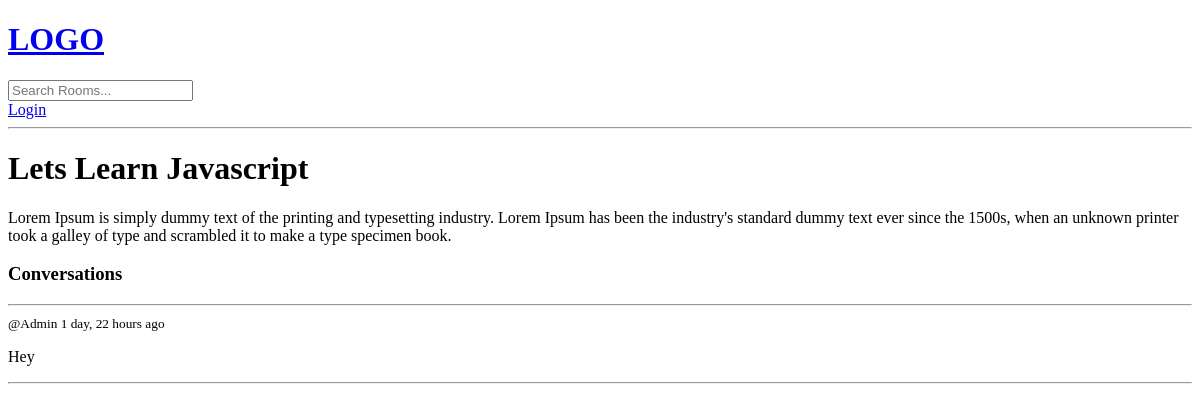
Page /room/1/ on the earlier database version.
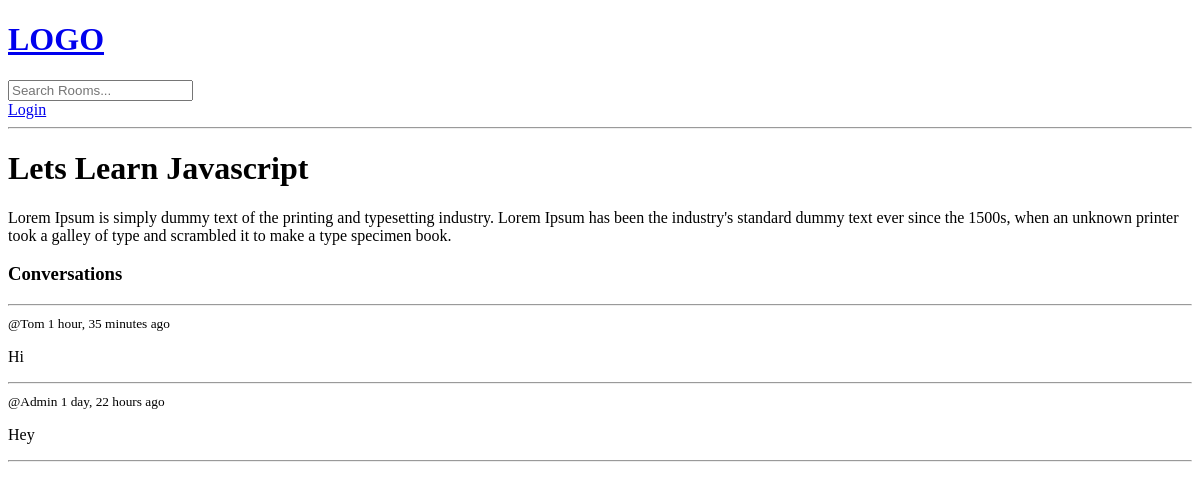
Same page on the later database version.
### base/models.py (models this page shows, shortened)
class Message(models.Model):
     user = models.ForeignKey(User, on_delete=models.CASCADE)
     room = models.ForeignKey(Room, on_delete=models.CASCADE)
     body = models.TextField()
     updated = models.DateTimeField(auto_now=True)
     created = models.DateTimeField(auto_now_add=True)

### base/views.py (the view, shortened to what this page needs)
# urls.py: path('room/<str:pk>/', views.rooms, name="rooms"), # calling rooms function from views
def rooms(request, pk):
    room1 = Room.objects.get(id=pk)
    room_messages = room1.message_set.all().order_by('-created')
    context = {'room': room1, 'room_messages': room_messages}
    return render(request, 'base/room.html', context)

### base/templates/base/room.html (shortened to what this page needs)
{% extends 'main.html' %}
{% block content %}
<h1>{{ room.name }}</h1>
<p>{{room.description}}</p>
<div class="comment-wrapper">
    <h3>Conversations</h3>
    <hr>
    {% for message in room_messages %}
        <div>
            <small>
                @{{message.user}} {{message.created|timesince}} ago
            </small>
            <p>{{message.body}}</p>
            <hr>
        </div>
    {% endfor %}
</div>
{% endblock content%}

Differences in the rows shown:
added Message: user "Tom", created "1 hour, 35 minutes", body "Hi"
